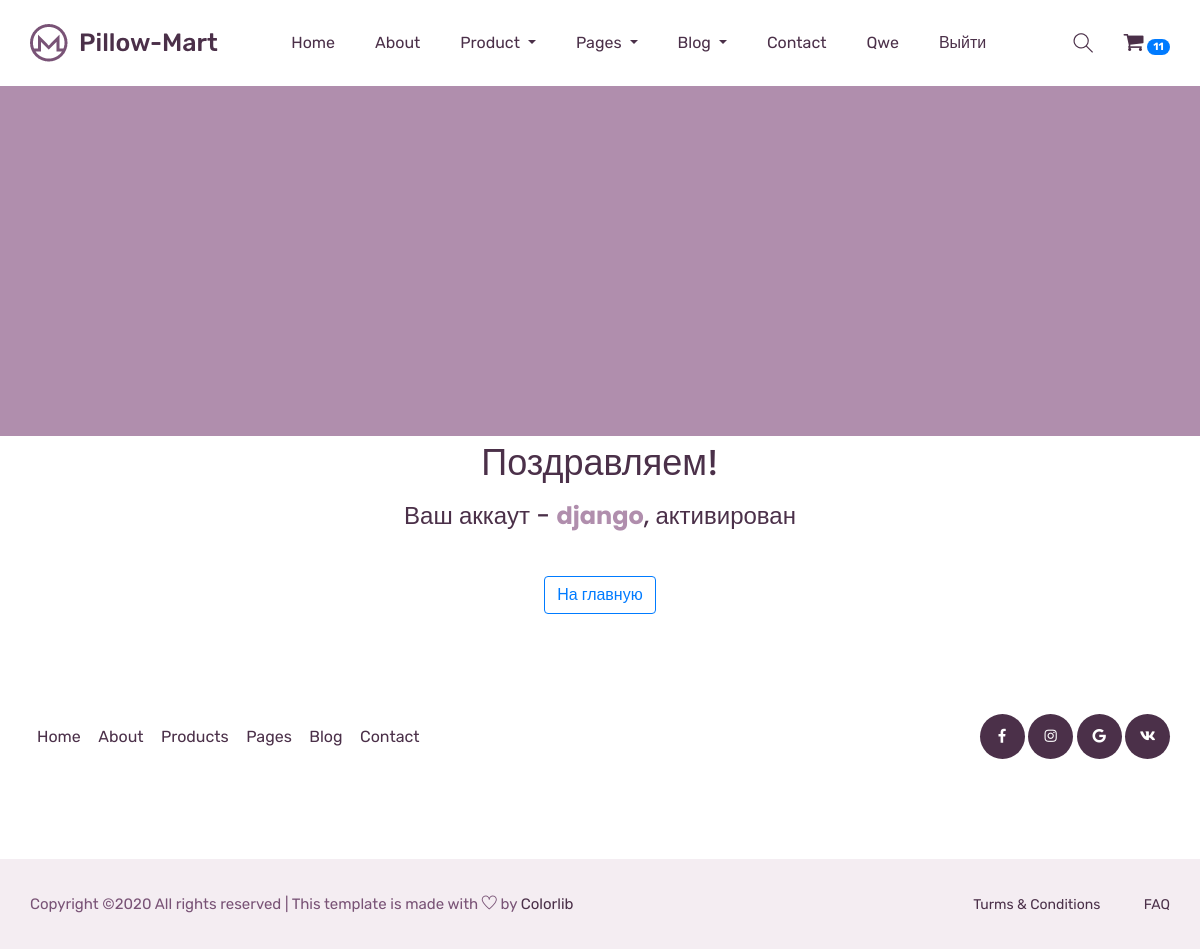
Screenshot of /auth/verification/django@geekshop.ru/2020-11-03 20:38:39.620617/ (signed in) with the database file from the repository.
### authapp/models.py (models this page shows, shortened)
class Buyer(AbstractUser):
    avatar = models.ImageField(verbose_name='Фото', upload_to='users_avatar', blank=True)
    age = models.PositiveIntegerField(verbose_name='возраст', default=18)
    activation_key = models.CharField(max_length=128, blank=True)
    activation_key_expires = models.DateTimeField(default=(now() + timedelta(hours=24)))

### basketapp/models.py (models this page shows)
class Basket(models.Model):
    buyer = models.ForeignKey(settings.AUTH_USER_MODEL, on_delete=models.CASCADE, related_name='basket_of_buyer')
    product = models.ForeignKey(Product, on_delete=models.CASCADE)
    quantity = models.PositiveIntegerField(verbose_name='количество', default=0)
    add_datetime = models.DateTimeField(verbose_name='время', auto_now_add=True)
    @property
    def product_cost(self):
        cost = self.product.price * self.quantity
        return cost
    @property
    def total_quantity(self):
        items = Basket.objects.filter(buyer=self.buyer)
        total = sum(list(map(lambda x: x.quantity, items)))
        return total
    @property
    def total_cost(self):
        items = Basket.objects.filter(buyer=self.buyer)
        total = sum(list(map(lambda x: x.product_cost, items)))
        return total

### authapp/views.py (the view)
# urls.py: path('verification/<email>/<activation_key>/', authapp.verification, name='verification')
def verification(request, email, activation_key):
    try:  # если user не существует
        user = Buyer.objects.get(email=email)
        if user.activation_key == activation_key and not user.is_activations_expired():
            user.is_active = True
            user.save()
            auth.login(request, user, backend='django.contrib.auth.backends.ModelBackend')
            return render(request, 'authapp/verification.html')
        else:
            print('++++++++')
            print(f'error activation of: {email}')
            return render(request, 'authapp/verification.html')
    except Exception as e:
        print('====fail activation====')
        print(e.args)
        return HttpResponseRedirect(reverse('main'))

### mainapp/context_processors.py (called while the page is built)
def get_basket_itm(request):
    basket_itm = []
    if not request.user.is_anonymous:
        basket_itm = Basket.objects.filter(buyer=request.user)  # собираем товары из корзины, для отображ. кол.-ва
    return {
        'basket_itm': basket_itm
    }

### authapp/templates/authapp/verification.html
{% extends 'authapp/base.html' %}
{% load static %}
{% block login %}
    <div class="container">
        {% if user.is_authenticated %}
            <div class="col-md-auto">
                <div class="row justify-content-center">
                    <div class="col-md-auto">
                        <h1>Поздравляем!</h1>
                    </div>
                </div>
                <div class="row justify-content-center">
                    <div class="col-md-auto">
                        <nobr>
                            <h3 style="display: inline">Ваш аккаут - </h3><h3 style=" display: inline" ><b>{{ user.username }}</b></h3><h3 style="display: inline">, активирован</h3>
                        </nobr>
                    </div>
                </div>
            </div>
        {% else %}
            <div class="row justify-content-center">
                <div class="col-md-auto">
                    <h1>Активация не пройдена</h1>
                </div>
            </div>
        {% endif %}
        <div class="row justify-content-center" style="margin-top: 3em;">
            <div class="col-md-auto">
                <a href="{% url 'mainapp:index' %}" class="btn btn-outline-primary">На главную</a>
            </div>
        </div>
    </div>
{% endblock login %}

### mainapp/templates/mainapp/base.html (shortened to what this page needs)
{% load static %}
{% load my_tags %}
{% load compress %}
<!doctype html>
<html lang="zxx">
<head>
    {% compress css %}
        <link type="text/x-scss" href="{% static 'sass/style.scss' %}" rel="stylesheet" media="screen">
    {% endcompress %}
    {% block css %}
        {% block Bootstrap %}
            <link rel="stylesheet" href="{% static 'css/bootstrap.min.css' %}">
        {% endblock Bootstrap %}
        {% block animate %}
            <link rel="stylesheet" href="{% static 'css/animate.css' %}">
        {% endblock animate %}
        {% block owl_carousel %}
            <link rel="stylesheet" href="{% static 'css/owl.carousel.min.css' %}">
        {% endblock owl_carousel %}
        {% block awesome1 %}
            <link rel="stylesheet" href="{% static 'css/all.css' %}">
        {% endblock awesome1 %}
        {% block flaticon %}
            <link rel="stylesheet" href="{% static 'css/flaticon.css' %}">
            <link rel="stylesheet" href="{% static 'css/themify-icons.css' %}">
        {% endblock flaticon %}
        {% block awesome2 %}
            <link rel="stylesheet" href="{% static 'css/magnific-popup.css' %}">
        {% endblock awesome2 %}
        {% block swiper_css %}
            <link rel="stylesheet" href="{% static 'css/slick.css' %}">
        {% endblock swiper_css %}
        {% block style %}
            <link rel="stylesheet" href="{% static 'css/style.css' %}">
        {% endblock style %}
    {% endblock css %}
</head>
<body>
{% block header %}
    <header class="main_menu home_menu">
        <div class="container">
            <div class="row align-items-center justify-content-center">
                <div class="col-lg-12">
                    <nav class="navbar navbar-expand-lg navbar-light">
                        <a class="navbar-brand" href="{% url 'main' %}"> <img src="{% static 'img/logo.png' %}"
                                                                              alt="logo"> </a>
                        <div class="collapse navbar-collapse main-menu-item" id="navbarSupportedContent">
                            <ul class="navbar-nav">
                                <li class="nav-item">
                                    <a class="nav-link" href="{% url 'main' %}">Home</a>
                                </li>
                                <li class="nav-item">
                                    <a class="nav-link" href="about.html">about</a>
                                </li>
                                <li class="nav-item dropdown">
                                    <a class="nav-link dropdown-toggle" href="blog.html" id="navbarDropdown_1"
                                       role="button" data-toggle="dropdown" aria-haspopup="true" aria-expanded="false">
                                        product
                                    </a>
                                </li>
                                <li class="nav-item dropdown">
                                    <a class="nav-link dropdown-toggle" href="blog.html" id="navbarDropdown_3"
                                       role="button" data-toggle="dropdown" aria-haspopup="true" aria-expanded="false">
                                        pages
                                    </a>
                                </li>
                                <li class="nav-item dropdown">
                                    <a class="nav-link dropdown-toggle" href="blog.html" id="navbarDropdown_2"
                                       role="button" data-toggle="dropdown" aria-haspopup="true" aria-expanded="false">
                                        blog
                                    </a>
                                </li>
                                <li class="nav-item">
                                    <a class="nav-link" href="{% url 'contact' %}">Contact</a>
                                </li>
                                {% include 'mainapp/includes/inc_login_in_main_menu.html' %}
                            </ul>
                        </div>
                        <div class="hearer_icon d-flex align-items-center">
                            <a id="search_1" href="javascript:void(0)"><i class="ti-search"></i></a>
                            <a data-placement="bottom" title="{{ basket_itm.0.total_cost|floatformat:0 }} &#8381"
                               href="{% url 'basket:main' %}">
                                <i class="flaticon-shopping-cart-black-shape"></i>
                                {% if basket_itm %}
                                    <span class="badge badge-pill badge-primary ">{{ basket_itm.0.total_quantity }}</span>
                                {% endif %}
                            </a>
                        </div>
                    </nav>
                </div>
            </div>
        </div>
    </header>
{% endblock header %}
{% block breadcrumb %}
    <section class="breadcrumb_part">
        <div class="container">
            <div class="row">
                <div class="col-lg-12">
                </div>
            </div>
        </div>
    </section>
{% endblock breadcrumb %}
{% block login %}
{% endblock login %}
{% block footer %}
    <footer class="footer_part">
        <div class="footer_iner">
            <div class="container">
                <div class="row justify-content-between align-items-center">
                    <div class="col-lg-8">
                        <div class="footer_menu">
                            <div class="footer_menu_item">
                                <a href="{% url 'main' %}">Home</a>
                                <a href="about.html">About</a>
                                <a href="{% url 'products:index' %}">Products</a>
                                <a href="#">Pages</a>
                                <a href="blog.html">Blog</a>
                                <a href="{% url 'contact' %}">Contact</a>
                            </div>
                        </div>
                    </div>
                    <div class="col-lg-4">
                        <div class="social_icon">
                            <a href="#"><i class="fab fa-facebook-f"></i></a>
                            <a href="#"><i class="fab fa-instagram"></i></a>
                            <a href="{% url 'social:begin' 'google-oauth2' %}?next=/"><i class="fab fa-google"></i></a>
                            <a href="{% url 'social:begin' 'vk-oauth2' %}?next=/"><i class="fab fa-vk"></i></a>
                        </div>
                    </div>
                </div>
            </div>
        </div>
        <div class="copyright_part">
            <div class="container">
                <div class="row ">
                    <div class="col-lg-12">
                        <div class="copyright_text">
                            <P>
                                Copyright &copy;<script>document.write(new Date().getFullYear());</script>
                                All rights reserved | This template is made with <i class="ti-heart"
                                                                                    aria-hidden="true"></i> by <a
                                        href="https://colorlib.com" target="_blank">Colorlib</a>
                            </P>
                            <div class="copyright_link">
                                <a href="#">Turms & Conditions</a>
                                <a href="#">FAQ</a>
                            </div>
                        </div>
                    </div>
                </div>
            </div>
        </div>
    </footer>
{% endblock footer %}
</body>
</html>

### mainapp/templates/mainapp/includes/inc_login_in_main_menu.html (shortened to what this page needs)
{% if user.is_authenticated %}
    <li class="nav-item">
        <a class="nav-link" href="{% url 'authapp:edit' %}">
            {% if user.first_name %}
            {{ user.first_name }}
            {% else %}
            {{ user.username }}
            {% endif %}
        </a>
    <li class="nav-item">
        <a class="nav-link" href="{% url 'authapp:logout' %}">
            Выйти
        </a>
    </li>
{% endif %}

### static/css/all.css (style rules this page uses)
.fa, .fas, .far, .fal, .fab { -moz-osx-font-smoothing: grayscale; -webkit-font-smoothing: antialiased; display: inline-block; font-style: normal; font-variant: normal; text-rendering: auto; line-height: 1; }
.fa-facebook-f:before { content: "\f39e"; }
.fa-google:before { content: "\f1a0"; }
.fa-instagram:before { content: "\f16d"; }
.fa-vk:before { content: "\f189"; }
.fab { font-family: 'Font Awesome 5 Brands'; }

### rows the page displays
Buyer: first_name "Qwe", username "django"
Basket: buyer+quantity "11"
